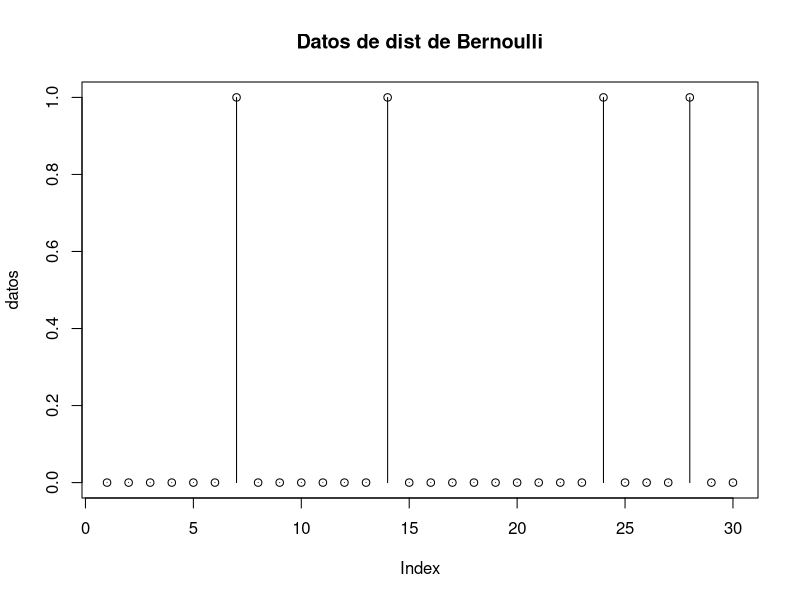
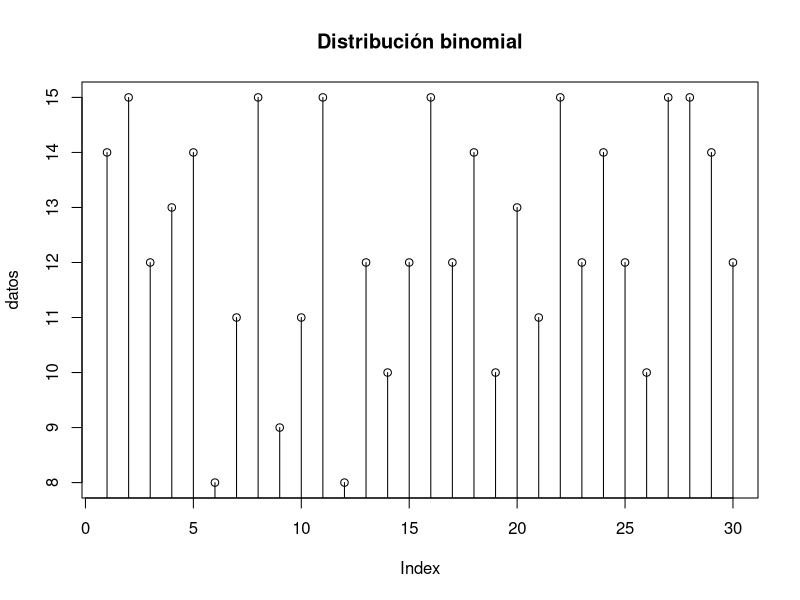
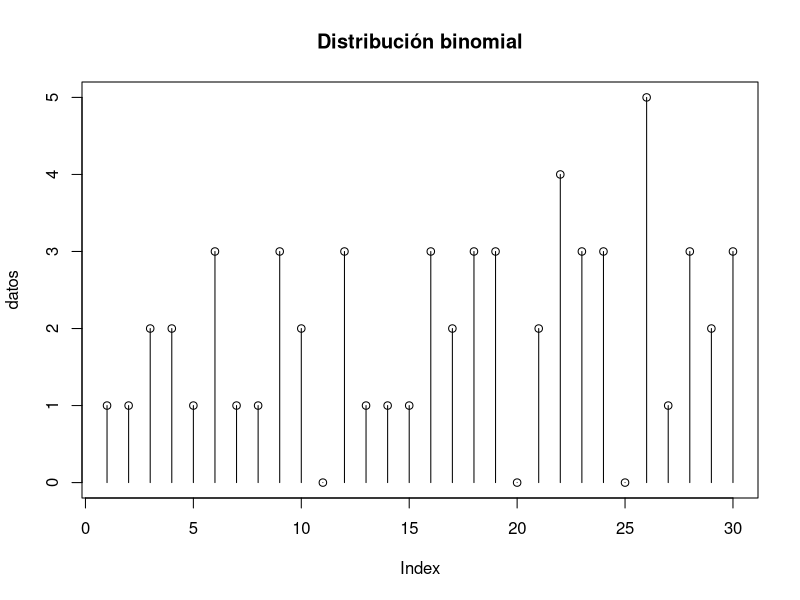
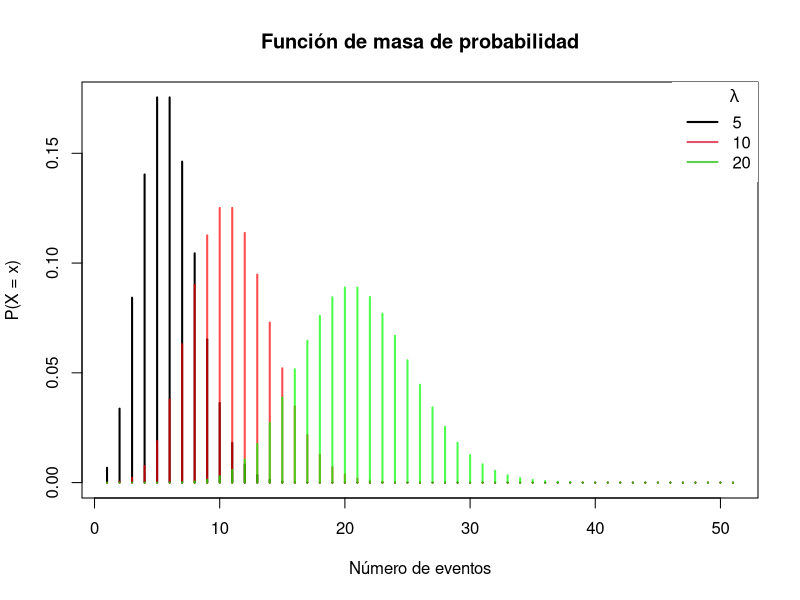
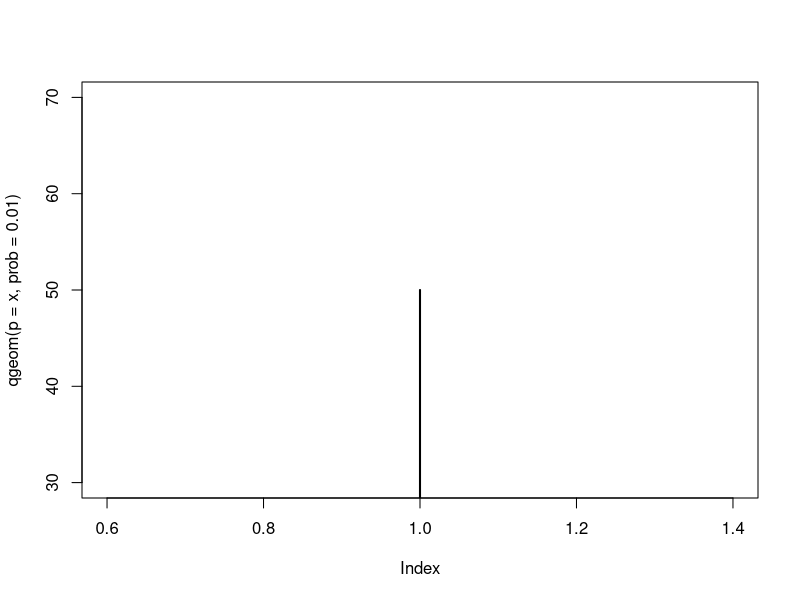
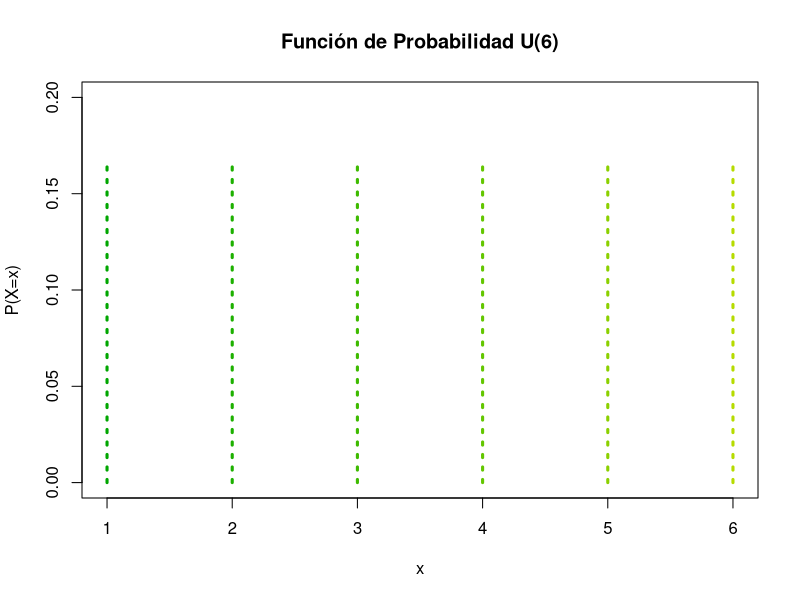
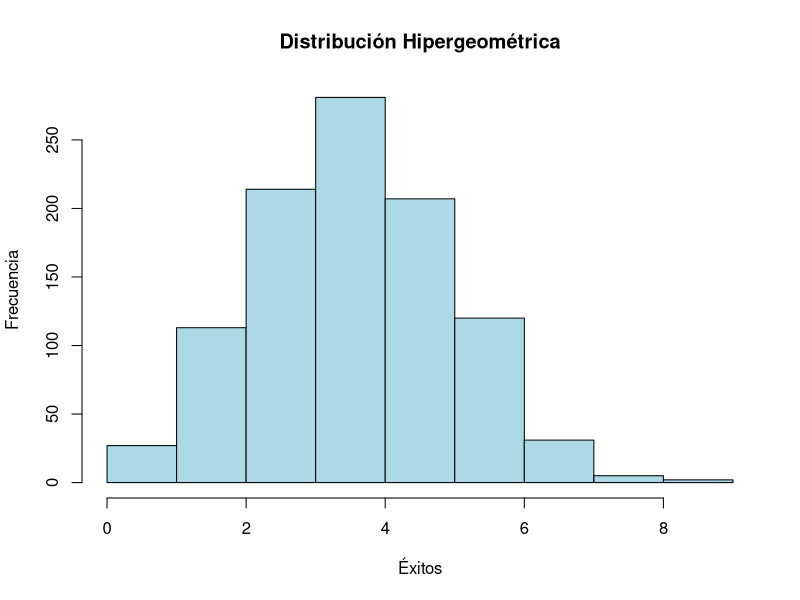
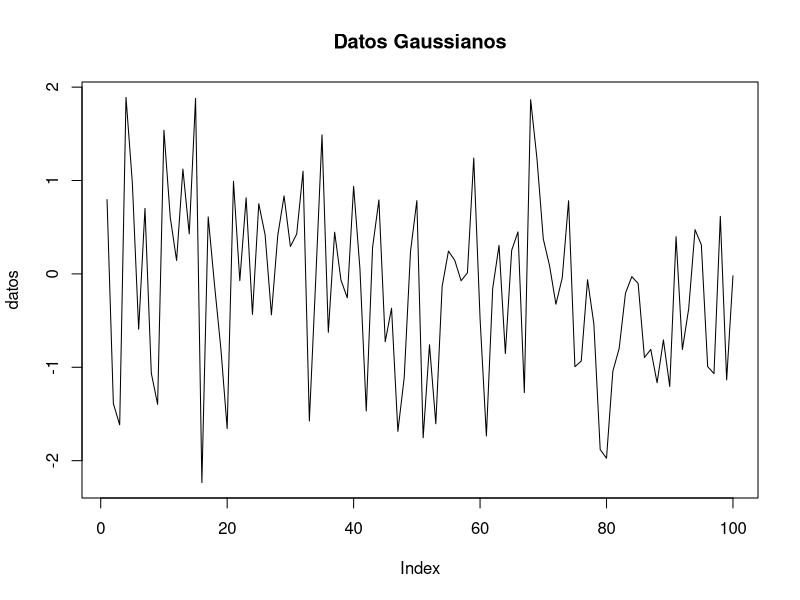

The R script that drew these images, in order:
## ---- chunk 1
knitr::opts_chunk$set(echo = TRUE)
## ---- chunk 2
# Sacamos una muestra de 30 datos Bernoulli y graficamos
datos <- rbinom(n=30, size=1, prob=0.3)
plot(datos, type="h", main="Datos de dist de Bernoulli")
points(datos)
## ---- chunk 3
datos <- rbinom(30, size=20, prob=0.6)
plot(datos, type="h", main= "Distribución binomial")
points(datos)
## ---- chunk 4
datos <- rbinom(30, size=20, prob=0.1)
plot(datos, type="h", main= "Distribución binomial")
points(datos)
## ---- chunk 5
# Rejilla de valores del eje X
x <- 0:50

#-----------
# lambda: 5
#-----------
lambda <- 5
plot(dpois(x, lambda), type = "h", lwd = 2,
     main = "Función de masa de probabilidad",
     ylab = "P(X = x)", xlab = "Número de eventos")

#-----------
# lambda: 10
#-----------
lambda <- 10
lines(dpois(x, lambda), type = "h", lwd = 2, col = rgb(1,0,0, 0.7))

#-----------
# lambda: 20
#-----------
lambda <- 20
lines(dpois(x, lambda), type = "h", lwd = 2, col = rgb(0, 1, 0, 0.7))

# Leyenda
legend("topright", legend = c("5", "10", "20"),
       title = expression(lambda), title.adj = 0.75,
       lty = 1, col = 1:3, lwd = 2, box.lty = 0)

## ---- chunk 6
x<- 0.4

plot(qgeom(p=x, prob=0.01), type = "h", lwd = 2)
## ---- chunk 7

dunifdisc<-function(x, min=1, max=6) ifelse(x>=min & x<=max & round(x)==x, 1/(max-min+1), 0)
punifdisc<-function(q, min=1, max=6) ifelse(q<min, 0, ifelse(q>=max, 1, (floor(q)-min+1)/(max-min+1)))
plot(1:6,dunifdisc(1:6),type="h", lty  = 3, lwd  = 3, pch = 16, xlab="x",ylab="P(X=x)", 
     main="Función de Probabilidad U(6)", col=terrain.colors(15), ylim = c(0,0.2))

## ---- chunk 8

N <- 50    # Tamaño de la población
K <- 20    # Número de éxitos en la población
n <- 10    # Tamaño de la muestra

# Generar una muestra aleatoria
muestra <- rhyper(nn=1000, m=K, n=N-K, k=n)

# Crear un histograma de la muestra
hist(muestra, main="Distribución Hipergeométrica", xlab="Éxitos", ylab="Frecuencia", col="lightblue", border="black")

## ---- chunk 9
datos <- rnorm(100,mean=0, sd=1)
plot(datos, type="l", main="Datos Gaussianos")
## ---- chunk 10

min <- 0    # Límite inferior
max <- 1    # Límite superior

# Generar una muestra aleatoria
muestra <- runif(n=1000, min=min, max=max)

# Crear un histograma de la muestra
hist(muestra, main="Distribución Uniforme Continua", xlab="Valores", ylab="Frecuencia", col="lightblue", border="black")

## ---- chunk 11

rate <- 1    # Tasa de ocurrencia

# Generar una muestra aleatoria
muestra <- rexp(n=1000, rate=rate)

# Crear un histograma de la muestra
hist(muestra, main="Distribución Exponencial", xlab="Valores", ylab="Frecuencia", col="lightblue", border="black")
## ---- chunk 12

sigma <- 1    # Escala

# Generar una muestra aleatoria
muestra <- sqrt(-2 * sigma^2 * log(runif(n=1000)))

# Crear un histograma de la muestra
hist(muestra, main="Distribución Rayleigh", xlab="Valores", ylab="Frecuencia", col="lightblue", border="black")

## ---- chunk 13
shape <- 1    # Forma
rate <- 1     # Tasa

# Generar una muestra aleatoria
muestra <- rgamma(n=1000, shape=shape, rate=rate)

# Crear un gráfico de densidad de la muestra
densidad <- density(muestra)
plot(densidad, main="Distribución Gamma", xlab="Valores", ylab="Densidad")
polygon(densidad, col="lightblue", border="black")

